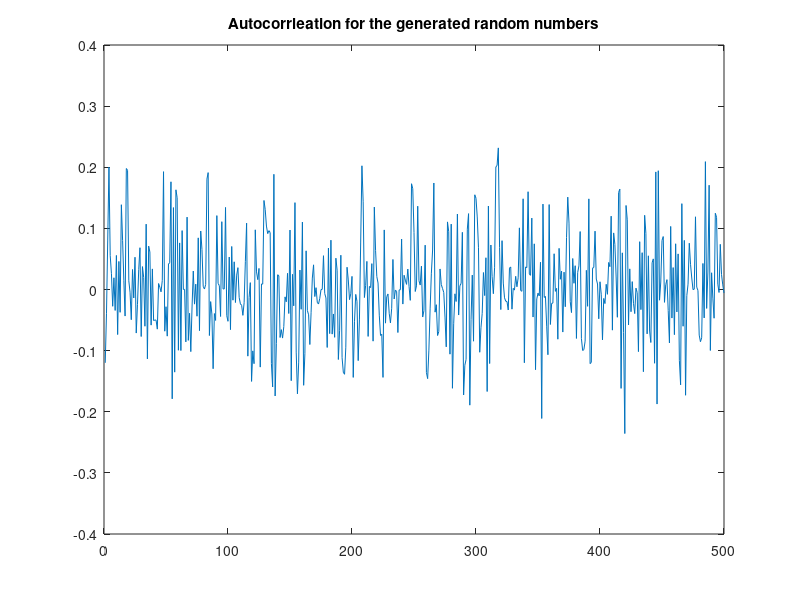

This figure's MATLAB source: (Note: this script raises an error after producing the figure.)
%Generate 10,000 random numbers using the linear congruential generator 
format long;
modulus = 4294967296; aa =22695477 ; const =1; seed = 66754;
snext = seed;
rnds(1) = seed;
for i = 1:10000, rnds(i+1) = mod(rnds(i)*aa+const,modulus); end
rnds = rnds/modulus;
%1)	Compute the mean value of the random numbers that you generated,
%and compare with the mean value of a uniform distribution between 0 and 1.
uni = rand([1000 1]);
mean_rnds = mean(rnds);
mean_uni = mean(uni);
%2)	Compute the mean value of the random numbers that you generated,
%and compare with the mean value of a uniform distribution between 0 and 1.
std_rnds = std(rnds);
std_uni = std(uni);
%3)	Compute the first 500 points of the autocorrelation function,
%and plot the results. Do the numbers appear to be uncorrelated?
auto_rnds = zeros(500,1);
for i = 1:500
  auto_rnds(i) = (rnds(i)-mean_rnds)* (rnds(i+1)-mean_rnds); 
end
figure;
plot(auto_rnds);
title('Autocorrleation for the generated random numbers');
saveas(gcf,'autocorr.png')
%	Using the rejection sampling method seen in class, and the above random number generator 
%defined above, generate 5,000 samples
%following an exponential distribution ?e^(-?x) with  ?=1.5. Plot the histogram of the samples.
lmda = 1.5 ;
xmin = 0; %the lower limit of our domain
xmax = 5; %the upper limit of our domain
ymax = lmda;
rnds_from_exp = zeros(5000,1);
count = 0;
innnercount = 1;
while (count <5000)

    x = xmin+ (xmax-xmin)*rnds(innnercount); %Random number between xmin & xmax http://ocw.uci.edu/upload/files/mae10_w2011_lecture13.pdf
    y =  ymax*rnds(innnercount+1); %Random number with upper limit ymax
    p_exp_x = lmda*exp(-1*x*lmda);%P(x)
    if y < p_exp_x
        count = count +1;
        rnds_from_exp(count) = x;
    end
    innnercount = mod(innnercount +2,10000);
end
figure;
histogram(rnds_from_exp);
title('Histogram of the generated random numbers from exponential distribution ');
saveas(gcf,'histexp.png')
%Same question for generating a bivariate Gaussian distribution, 
%defined as in: http://www.statisticshowto.com/bivariate-normal-distribution/, 
%with ?_1=0.5, ?_2=1, ?_1=0.75, ?_2=1, and ?=0.7    
xmin = 0; %the lower limit of our domain
xmax = 1; %the upper limit of our domain
ymax = 1; %max value of the distirbution
u1=0.5; u2=1; s1=0.75; s2=1;  ru=0.7;

rnds_from_multivariate = zeros(5000,2);
count = 0;
innnercount = 1;
while (count <5000)

    x1 = xmin+ (xmax-xmin)*rnds(innnercount); %Random number between xmin & xmax http://ocw.uci.edu/upload/files/mae10_w2011_lecture13.pdf
    x2 = xmin+ (xmax-xmin)*rnds(innnercount+1);
    y =  ymax*rnds(innnercount+2); %Random number with upper limit ymax
    x11 = x1-u1;
    x22 = x2-u2;
    z = (x11*x11)/(s1*s1) +(x22*x22)/(s2*s2) - (2*ru*x11*x22)/(s1*s2);
	p_bivar_x=(1/(2*pi*s1*s2*sqrt(1-ru*ru)))* exp( (-1*z)/(2*(1-ru*ru)));%P(x)
    if y < p_bivar_x
        count = count +1;
        rnds_from_multivariate(count,1) = x1;
        rnds_from_multivariate(count,2) = x2;

    end
    innnercount = mod(innnercount +3,10000);
    if innnercount <1
        innnercount = 1;
    end
 
end
figure;
hist(rnds_from_multivariate); 
title('Histogram of the generated random numbers from bivariate Gaussian distribution ');
saveas(gcf,'histbi.png')
%II-Uncertainty propagation:
 
%Use rejections sampling 
a0 = 0.03;b0=0.09;delt_a = 0.02;delt_b=0.02;
delt_a_b = delt_a*delt_b;
inv_delt_a_b = 1/delt_a_b;
a_up = a0+delt_a/2;
a_do = a0-delt_a/2;
b_up = b0+delt_b/2;
b_do = b0-delt_b/2;

count = 0;
innnercount = 1;
ymax = inv_delt_a_b;
rnds_from_a_b = zeros(1000,2);
while (count <1000)

    a = a_up+ (a_up-a_do)*rnds(innnercount); %Random number between xmin & xmax http://ocw.uci.edu/upload/files/mae10_w2011_lecture13.pdf
    b = b_up+ (b_up-b_do)*rnds(innnercount+1);
    y =  ymax*rnds(innnercount+2); %Random number with upper limit ymax
	p_a_b = inv_delt_a_b ;%P(a,b)
    if y < p_a_b
        count = count +1;
        rnds_from_a_b(count,1) = a;
        rnds_from_a_b(count,2) = b;

    end
    innnercount = mod(innnercount +3,10000);
    if innnercount <1
        innnercount = 1;
    end
 
end
hist(rnds_from_a_b);
title('Histogram of the generated random numbers from bivariate initial density distribution ');
saveas(gcf,'histinitdistr.png')
%%%%%%%%%%%%%%%%%%Godunov Scheme
kc1 = 0.02;
kmax = 0.2;
v = 30;
w = 5;
kc2 = ((kc1*v)/(-1*w))+ kmax;
default_k = 0;

%Godunov scheme - Solution 
cell_width = 100; %Width of each cell in x, space step
delta_x = cell_width;
cell_x = 10; %Number of cells
delta_t = 2; %Minimal time step that satisifies CFL condition
time_scale = 10; %Width of time
cell_t = time_scale / delta_t; %Number of cells in time
fac_t_x = delta_t/delta_x;
k = zeros(cell_t,cell_x,1000); %Grid, 1000 = r smaples
%k_inv = zeros(cell_t,cell_x);

%Apply initial condition 
for x = 1:cell_x
    k(1,x,:) = density_mapper(x*delta_x,rnds_from_a_b);
end

for t = 2:cell_t
    
    for x = 1:cell_x
      
        k_t_nv_one_x = k(t-1,x,:);
        s_k_t_nv_one_x = supply(k_t_nv_one_x,kc1,kc2,v,w,kmax);
        d_k_t_nv_one_x = demand(k_t_nv_one_x,kc1,kc2,v,w,kmax);
        
        
        if x-1 < 1
            d_k_t_nv_one_x_nv_one = upstream_boundary(t*delta_t);

        else
            k_t_nv_one_x_nv_one = k(t-1,x-1,:);
            d_k_t_nv_one_x_nv_one = demand(k_t_nv_one_x_nv_one,kc1,kc2,v,w,kmax);

        end
        if x+1 > cell_x
            s_t_nv_one_x_pl_one = downstream_boundary(t*delta_t);

        else
            k_t_nv_one_x_pl_one = k(t-1,x+1,:);
            s_t_nv_one_x_pl_one = supply(k_t_nv_one_x_pl_one,kc1,kc2,v,w,kmax);

        end
        
        for i = 1:1000
        k(t,x,i) = k_t_nv_one_x(i) +fac_t_x * (min(d_k_t_nv_one_x_nv_one(i),s_k_t_nv_one_x(i)) - min(d_k_t_nv_one_x(i),s_t_nv_one_x_pl_one(i)));
        end    
    end  
end



for j = 1:5
figure;

for i = 1:10
    subplot_tight(5,2,i, [0.09 0.09])
    %subplot(5,2,i);
    histogram(k(j,i,:));
    title(sprintf('cell%d',i));


end
currentFigure = gcf;
title(currentFigure.Children(end), ['Godunov Scheme at t =' num2str(j)]);

saveas(gcf,sprintf('G%d.png',j));

end



%FUNCTIONS


function dpd = downstream_boundary(t)
    if (t>=0)&&(t<=10)
        for i= 1:1000
            dpd(i) = 0.2;
        end
  
    end
end
function upd = upstream_boundary(t)
    if (t>=0)&&(t<=10)
        for i= 1:1000
            upd(i) = 0.1;
        end
    
    end
end
function k_0_x = density_mapper(x,rv)
%This function is a helper function to map different constant densities
%correspending to different space values 
%x is a space value, k_0_x = intial  density value at point x
    if (x>=0)&&(x<500)
        k_0_x = rv(:,1);%a distirbutin
    elseif (x>=500)%&&(x<1000)
        k_0_x = rv(:,2); %b distriubiton 
    
    end

end

function tfd = trapezoidal_fundamental_diagram(k,kc1,kc2,v,w,kmax)
%This function is the  Trapezoidal fundamental diagram, defined by ?(k)=k v for k<=kc1 ,
%?(k)=kc1 v for k>kc1 and k<=kc2  and ?(k)=-w(k-kmax) for k>kc2 
    if k <= kc1
       tfd = k*v;
    elseif (k>kc1)&&(k<=kc2)
        tfd = kc1*v;
    elseif k > kc2
        tfd = -1*w*(k-kmax);
    else
        tfd = inf;
    end
end

function dmn = demand(k,kc1,kc2,v,w,kmax)
%This function is the  demand function, defined by 
%D(k)= (?(k),if k?k_c1, ?(k_c1 )=vk_c1,if k>k_c1  and k?k_c2, ?(k_c2 )=vk_c1,if k>k_c2 
indx =1;
    if k(indx) <= kc1
       dmn(indx) = trapezoidal_fundamental_diagram(k(indx),kc1,kc2,v,w,kmax);
    elseif (k(indx)>kc1)&&(k(indx)<=kc2)
        dmn(indx) = trapezoidal_fundamental_diagram(kc1,kc1,kc2,v,w,kmax);
    else%if k > kc2
        dmn(indx) = trapezoidal_fundamental_diagram(kc1,kc1,kc2,v,w,kmax);
    end
for i = 2:1000
    indx = i;
    if k(indx) <= kc1
       dmn(indx) = trapezoidal_fundamental_diagram(k(indx),kc1,kc2,v,w,kmax);
    elseif (k(indx)>kc1)&&(k(indx)<=kc2)
        dmn(indx) = trapezoidal_fundamental_diagram(kc1,kc1,kc2,v,w,kmax);
    else%if k > kc2
        dmn(indx) = trapezoidal_fundamental_diagram(kc1,kc1,kc2,v,w,kmax);
    end    
end

end

function spy = supply(k,kc1,kc2,v,w,kmax)
%This function is the  supply function, defined by 
%S(k)= ?(k_c1 )=vk_c1,if k?k_c1,?(k_c2 )=vk_c1,if k>k_c1  and k?k_c2 , ?(k_ ),if k>k_c2 
indx =1;

    if k(indx) <= kc1
       spy(indx) = trapezoidal_fundamental_diagram(kc1,kc1,kc2,v,w,kmax);
    elseif (k(indx)>kc1)&&(k(indx)<=kc2)
        spy(indx) = trapezoidal_fundamental_diagram(kc1,kc1,kc2,v,w,kmax);
    else%if k > kc2
        spy(indx) = trapezoidal_fundamental_diagram(k(indx),kc1,kc2,v,w,kmax);
    end
for i = 2:1000
   indx =i;
    if k(indx) <= kc1
       spy(indx) = trapezoidal_fundamental_diagram(kc1,kc1,kc2,v,w,kmax);
    elseif (k(indx)>kc1)&&(k(indx)<=kc2)
        spy(indx) = trapezoidal_fundamental_diagram(kc1,kc1,kc2,v,w,kmax);
    else%if k > kc2
        spy(indx) = trapezoidal_fundamental_diagram(k(indx),kc1,kc2,v,w,kmax);
    end
    
end
    
end

function vargout=subplot_tight(m, n, p, margins, varargin)
%% subplot_tight
% A subplot function substitude with margins user tunabble parameter.
%
%% Syntax
%  h=subplot_tight(m, n, p);
%  h=subplot_tight(m, n, p, margins);
%  h=subplot_tight(m, n, p, margins, subplotArgs...);
%
%% Description
% Our goal is to grant the user the ability to define the margins between neighbouring
%  subplots. Unfotrtunately Matlab subplot function lacks this functionality, and the
%  margins between subplots can reach 40% of figure area, which is pretty lavish. While at
%  the begining the function was implememnted as wrapper function for Matlab function
%  subplot, it was modified due to axes del;etion resulting from what Matlab subplot
%  detected as overlapping. Therefore, the current implmenetation makes no use of Matlab
%  subplot function, using axes instead. This can be problematic, as axis and subplot
%  parameters are quie different. Set isWrapper to "True" to return to wrapper mode, which
%  fully supports subplot format.
%
%% Input arguments (defaults exist):
%   margins- two elements vector [vertical,horizontal] defining the margins between
%        neighbouring axes. Default value is 0.04
%
%% Output arguments
%   same as subplot- none, or axes handle according to function call.
%
%% Issues & Comments
%  - Note that if additional elements are used in order to be passed to subplot, margins
%     parameter must be defined. For default margins value use empty element- [].
%  - 
%
%% Example
% close all;
% img=imread('peppers.png');
% figSubplotH=figure('Name', 'subplot');
% figSubplotTightH=figure('Name', 'subplot_tight');
% nElems=17;
% subplotRows=ceil(sqrt(nElems)-1);
% subplotRows=max(1, subplotRows);
% subplotCols=ceil(nElems/subplotRows);
% for iElem=1:nElems
%    figure(figSubplotH);
%    subplot(subplotRows, subplotCols, iElem);
%    imshow(img);
%    figure(figSubplotTightH);
%    subplot_tight(subplotRows, subplotCols, iElem, [0.0001]);
%    imshow(img);
% end
%
%% See also
%  - subplot
%
%% Revision history
% First version: Nikolay S. 2011-03-29.
% Last update:   Nikolay S. 2012-05-24.
%
% *List of Changes:*
% 2012-05-24
%  Non wrapping mode (based on axes command) added, to deal with an issue of disappearing
%     subplots occuring with massive axes.

%% Default params
isWrapper=false;
if (nargin<4) || isempty(margins)
    margins=[0.04,0.04]; % default margins value- 4% of figure
end
if length(margins)==1
    margins(2)=margins;
end

%note n and m are switched as Matlab indexing is column-wise, while subplot indexing is row-wise :(
[subplot_col,subplot_row]=ind2sub([n,m],p);  


height=(1-(m+1)*margins(1))/m; % single subplot height
width=(1-(n+1)*margins(2))/n;  % single subplot width

% note subplot suppors vector p inputs- so a merged subplot of higher dimentions will be created
subplot_cols=1+max(subplot_col)-min(subplot_col); % number of column elements in merged subplot 
subplot_rows=1+max(subplot_row)-min(subplot_row); % number of row elements in merged subplot   

merged_height=subplot_rows*( height+margins(1) )- margins(1);   % merged subplot height
merged_width= subplot_cols*( width +margins(2) )- margins(2);   % merged subplot width

merged_bottom=(m-max(subplot_row))*(height+margins(1)) +margins(1); % merged subplot bottom position
merged_left=min(subplot_col)*(width+margins(2))-width;              % merged subplot left position
pos=[merged_left, merged_bottom, merged_width, merged_height];


if isWrapper
   h=subplot(m, n, p, varargin{:}, 'Units', 'Normalized', 'Position', pos);
else
   h=axes('Position', pos, varargin{:});
end

if nargout==1
   vargout=h;
end
end
